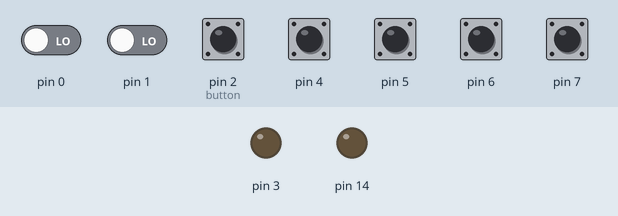
Bench run of a sketch on a simulated Arduino Uno, built with avr-gcc and run on an emulated ATmega328P. Parts: output pins drawn as LEDs (lit = HIGH). Dashed ring = blinking. The test bench sets the inputs (shaded band); at power-on: pin 2 (button), pin 4–7 HIGH, pin 0, pin 1 LOW.

Above: at 1.5 s.
1.6 s: pin 2 (button) pulled LOW for 0.15 s
At 2.47 s:
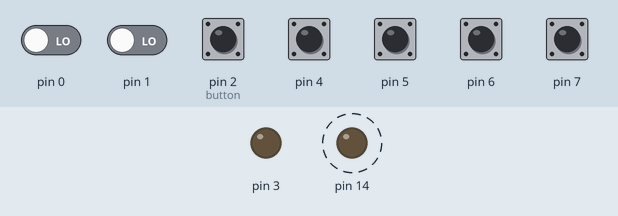
4.1 s: pin 4 pulled LOW for 0.15 s
At 6.6 s:
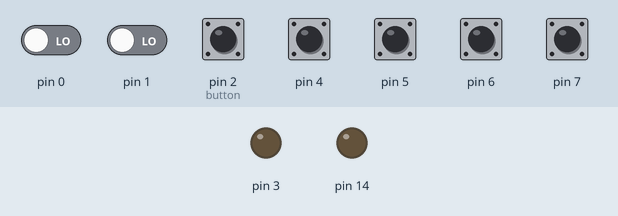
7.2 s: pin 5 pulled LOW for 0.15 s
At 8.27 s:
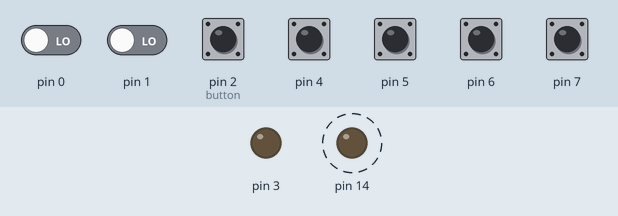
10.2 s: pin 7 pulled LOW for 0.15 s
At 12.8 s:
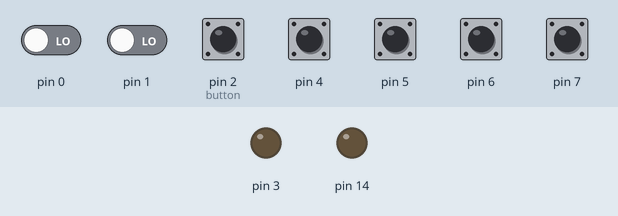
13.2 s: pin 7 pulled LOW for 1 s
At 13.87 s:
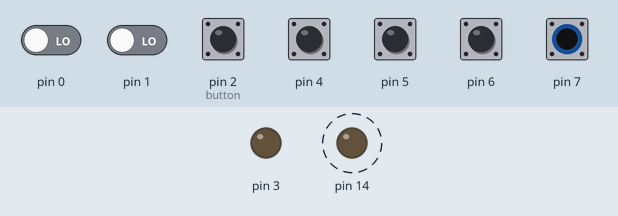
16.2 s: pin 5 pulled LOW for 1 s
At 19.5 s:
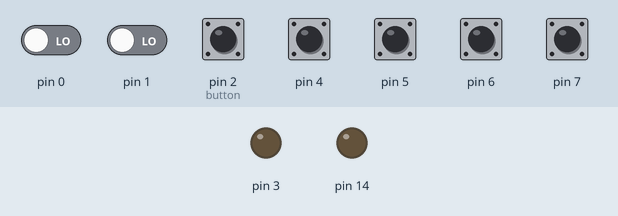
Timing chart, 0 to 20.2 s (numbered marks = the images above; inputs shaded):
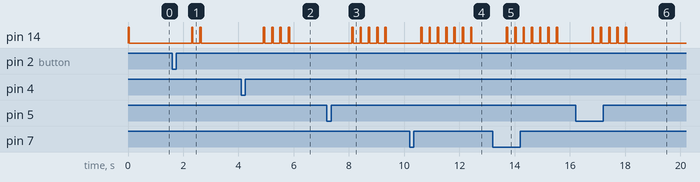

Measured:
- after the input at 1.6 s, pin 14: alternates HIGH for 0.05 s and LOW for 0.25 s, 4 changes in all, then stays LOW, starting after 0.70 s
- after the input at 4.1 s, pin 14: alternates HIGH for 0.05 s and LOW for 0.25 s, 8 changes in all, then stays LOW, starting after 0.80 s
- after the input at 7.2 s, pin 14: alternates HIGH for 0.05 s and LOW for 0.25 s, 10 changes in all, then stays LOW, starting after 0.90 s
- after the input at 10.2 s, pin 14: alternates HIGH for 0.05 s and LOW for 0.25 s, 14 changes in all, then stays LOW, starting after 0.40 s
- after the input at 13.2 s, pin 14: alternates HIGH for 0.05 s and LOW for 0.25 s, 14 changes in all, then stays LOW, starting after 0.50 s
- after the input at 16.2 s, pin 14: alternates HIGH for 0.05 s and LOW for 0.25 s, 10 changes in all, then stays LOW, starting after 0.60 s

The sketch:

TV_Remote_07a.ino
```cpp
// v01 - Blink using direct port manipulation
// v02 - read button using direct port manipulation
// v03 - Blink n times based on which button is pressed
// v04 - Read buttons using interrupt instead of polling in loop()
// v05 - Sleep
// v06 - Mode Switch (Program vs Normal use)
// v07 - Merge in IR library

//#include <avr/sleep.h>

//#include <IRLib.h>
//#include <IRLibMatch.h>
//#include <IRLibRData.h>
//#include <IRLibTimer.h>

#ifndef cbi
#define cbi(sfr, bit) (_SFR_BYTE(sfr) &= ~_BV(bit))
#endif
#ifndef sbi
#define sbi(sfr, bit) (_SFR_BYTE(sfr) |= _BV(bit))
#endif

// pressedButton Values (NOT I/O pin index)
#define BTN_POWER 3
#define BTN_CHANNEL_UP 4
#define BTN_CHANNEL_DOWN 5
#define BTN_VOLUME_UP 13
#define BTN_VOLUME_DOWN 6
#define BTN_CENTER 8
#define BTN_UP 7
#define BTN_DOWN 12
#define BTN_LEFT 10
#define BTN_RIGHT 9

volatile byte pressedButton = 0; // 0=None
volatile bool isProgramming = false;
byte lastPressedButton = 0; // 0=None
//volatile bool isTransmitting = false;

//IRsend irSender;

void setup() {
  /*
  Legend:
   - = don't touch
   n/a = not applicable (does not exists)
   Rst = Reset
   Xtl = Crystal/Oscillator
         +-------------------------------++-------------------------------++-------------------------------+
   PORTx |          P O R T [C]          ||          P O R T [B]          ||          P O R T [D]          |
         +-------------------------------++-------------------------------++-------------------------------+
  PCMSKx |         P C M S K  [1]        ||         P C M S K  [0]        ||         P C M S K [2]         |
         +-------------------------------++-------------------------------++-------------------------------+
  PCINTx |n/a|I14|I13|I12|I11|I10| I9| I8|| I7| I6| I5| I4| I3| I2| I1| I0||I23|I22|I21|I20|I19|I18|I17|I16|
         +-------------------------------++-------------------------------++-------------------------------+
    PINx |PC7|PC6|PC5|PC4|PC3|PC2|PC1|PC0||PB7|PB6|PB5|PB4|PB3|PB2|PB1|PB0||PD7|PD6|PD5|PD4|PD3|PD2|PD1|PD0|
         +-------------------------------++-------------------------------++-------------------------------+
  Arduino|n/a|Rst| A5| A4| A3| A2| A1| A0||Xtl|Xtl|D13|D12|D11|D10| D9| D8|| D7| D6| D5| D4| D3| D2| D1| D0|
         +-------------------------------++-------------------------------++-------------------------------+
    Info |n/a| - |   |   |   |   |Pgm|Bzz|| - | - |vUp|Dwn|iRx|Lft|Rgt|Ctr|| Up|vDn|cDn|cUp|iTx|Pwr| RX| TX|
         +-------------------------------++-------------------------------++-------------------------------+
  Output?| - | - | 0 | 0 | 0 | 0 | 0 | 1 || - | - | 0 | 0 | 0 | 0 | 0 | 0 || 0 | 0 | 0 | 0 | 1 | 0 | - | - |
         +-------------------------------++-------------------------------++-------------------------------+
  */
  cli(); // turn off interrupt while we setup ports and interrupts

  DDRD  &= B00001011; // CLEAR input pin bits. Leave IRt, RX, and TX alone
  DDRD  |= B00001000; // SET output pin bit for IRt(IR Transmit)
  PORTD |= B11110100; // SET pullups on input pins
  PCMSK2 = 0xFF - _BV(PCINT19) - _BV(PCINT17) - _BV(PCINT16); // Listen to interrupts: PCINT18..23 (on D2..D7)
//  cbi(PCMSK2, PCINT16);
//  cbi(PCMSK2, PCINT17);
//  sbi(PCMSK2, PCINT18);
//  cbi(PCMSK2, PCINT19);
//  sbi(PCMSK2, PCINT20);
//  sbi(PCMSK2, PCINT21);
//  sbi(PCMSK2, PCINT22);
//  sbi(PCMSK2, PCINT23);

  DDRB  &= B11000000; // CLEAR input pin bits. Leave highest two bits alone
  PORTB |= B00110111; // SET pullups on D8..D13, except D11
  PCMSK0 = _BV(PCINT0) + _BV(PCINT1) + _BV(PCINT2) + _BV(PCINT4) + _BV(PCINT5); // Listen to interrupts: PCINT0..PCINT5 (on D8..D13)

  DDRC  &= B11000001; // CLEAR A5,4,3,2,1 but not 0, and leave high bits alone
  DDRC  |= B00000001; // SET A0 as output (Buzzer)
  PORTC |= B00111110; // pullup on all input pins (even the ones we're not using)
  PCMSK1 = _BV(PCINT8); // listen to interrupt on PC0/D14/A0

  //PCICR |= B00000111; // enable pin change interrupt: PCIE0=PCINT7..0|PCMSK0, PCIE1=PCINT14..8|PCMSK1, PCIE2=PCINT23..16|PCMSK2
  //sbi(PCICR, PCIE0);
  //sbi(PCICR, PCIE1);
  sbi(PCICR, PCIE2); // enable pin change interrupt: PCIE0=PCINT7..0|PCMSK0, PCIE1=PCINT14..8|PCMSK1, PCIE2=PCINT23..16|PCMSK2

  sei(); // enable interrupt.  I think same as: sbi(SREG, SREG_I); // Enable global interrupt
  //sbi(SREG, SREG_I);

  Blink(1); // Beep once to indicate that we're ready!
}

void loop() {
  if (pressedButton != 0)
  {
    byte blinkCount = isProgramming ? pressedButton * 2 : pressedButton;

//    if (isProgramming)
//      DoReceive();
//    else
//      DoSend();

    //delay(1000);
    Blink(blinkCount);
    lastPressedButton = pressedButton;
    pressedButton = 0; // Button press has been handled, we're ready for next button press
  }

  sleepNow();
  delay(1000);
}

void DoReceive()
{
}

void DoSend()
{
  //isTransmitting = true;
  /*
  switch (pressedButton)
  {
    case BTN_POWER: irSender.send(NECX, 0xE0E040BF, 20); break;
    case BTN_CHANNEL_UP: irSender.send(NECX, 0xE0E048B7, 20); break;
    case BTN_CHANNEL_DOWN: irSender.send(NECX, 0xE0E008F7, 20); break;
    case BTN_VOLUME_UP: irSender.send(NECX, 0xE0E0E01F, 20); break;
    case BTN_VOLUME_DOWN: irSender.send(NECX, 0xE0E0D02F, 20); break;
    case BTN_CENTER: irSender.send(NECX, 0xE0E016E9, 20); break;
    case BTN_UP: irSender.send(NECX, 0xE0E006F9, 20); break;
    case BTN_DOWN: irSender.send(NECX, 0xE0E08679, 20); break;
    case BTN_LEFT: irSender.send(NECX, 0xE0E0A659, 20); break;
    case BTN_RIGHT: irSender.send(NECX, 0xE0E046B9, 20); break;
  }
  */
  //isTransmitting = false;
}

void sleepNow()
{
//  set_sleep_mode(SLEEP_MODE_PWR_DOWN); // pick sleep mode to use
//  sleep_enable(); // set SE bit
//  sleep_mode(); // actually go to sleep!
}

// enabled interrupt X fires ISR(Interrupt Service Routine) Y: PCIE0>PCINT0_vect, PCIE1>PCINT1_vect, PCIE2>PCINT2_vect
//ISR(PCINT0_vect)
//{
//  cli(); // turn off interrupt to avoid switch noise
//  //if (!isTransmitting)
//  //{
//    delay(1); // wait till switch settles
//    if (pressedButton == 0)
//    {
//      for (byte i = 0; i < 6; i++) // PCINT0 is for PORTB, only bits 0..5 are used. 6,7 are used by Arduino Crystal.
//      {
//        if ((PINB & _BV(i)) == 0) {// If bit is low, that button is pressed
//          pressedButton = 8 + i;
//        break;}
//      }
//    }
//  //}
//  sei(); // enable interrupt.  I think same as: sbi(SREG, SREG_I); // Enable global interrupt
//}

ISR(PCINT2_vect)
{
  cli(); // turn off interrupt to avoid switch noise
  //if (!isTransmitting)
  //{
    delay(1); // wait till switch settles
    byte bits = PIND;
    if (pressedButton == 0)
    {
      for (byte i = 2; i < 8; i++) // PCINT2 is for PORT D, we ignore RX&TX
      {
        if ((DDRD & _BV(i))==0 && (bits & _BV(i)) == 0) // If bit an INPUT and its value is low, that button is pressed
        {
          pressedButton = i;
          break;
        }
      }
    }
  //}
  sei(); // enable interrupt.  I think same as: sbi(SREG, SREG_I); // Enable global interrupt
}
//
//ISR(PCINT1_vect)
//{
//  cli(); // turn off interrupt to avoid switch noise
//  //if (!isTransmitting)
//  //{
//    delay(1); // wait till switch settles
//    isProgramming = (PINC & _BV(PC1)) == 0; // PCINT1 is for PORT C, we only need to watch for bit 1 (Pgm)
//  //}
//  sei(); // enable interrupt.  I think same as: sbi(SREG, SREG_I); // Enable global interrupt
//}

void Blink(byte n)
{
  for (byte i = 0; i < n; i++) {
    sbi(PORTC, PC0);  // Beep on
    delay(50);
    cbi(PORTC, PC0);  // Beep off
    delay(250);
  }
}
```
